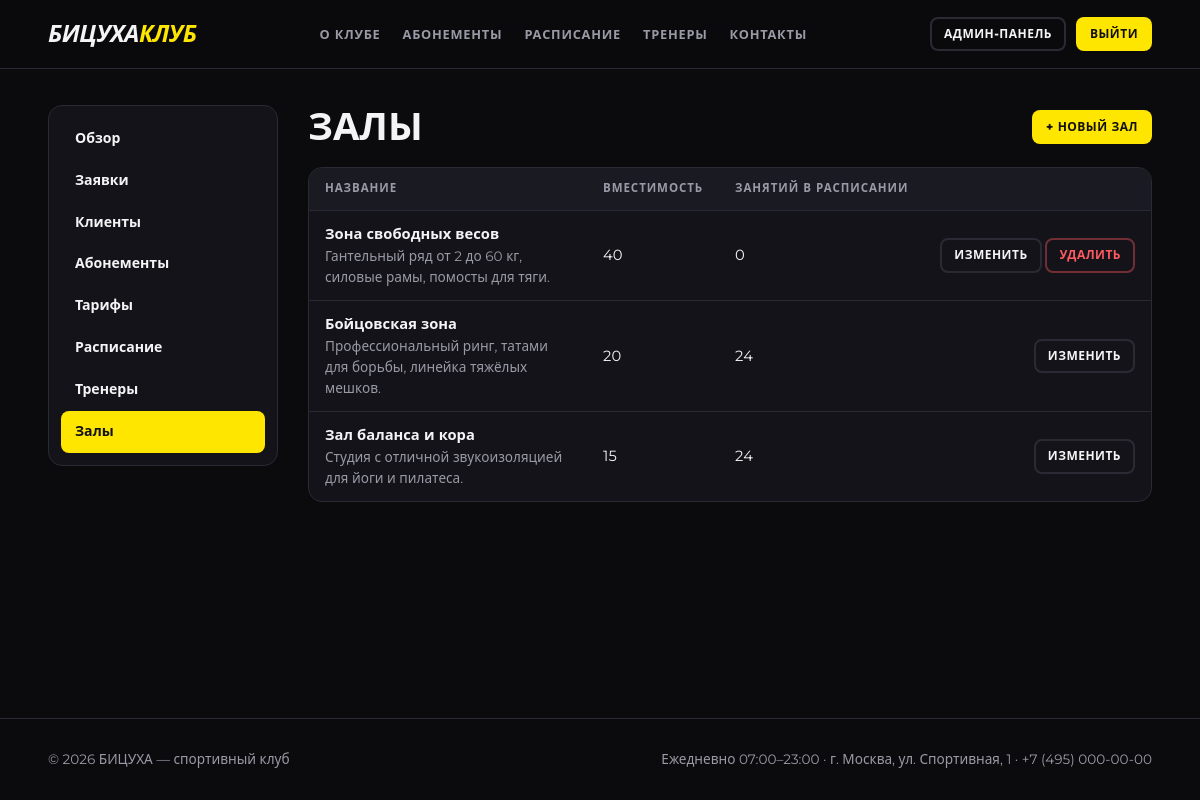
Screenshot of /admin/halls (signed in) with the database file from the repository.
### tables this page shows
CREATE TABLE halls (
    id          INTEGER PRIMARY KEY AUTOINCREMENT,
    name        TEXT    NOT NULL UNIQUE,
    description TEXT,
    capacity    INTEGER NOT NULL CHECK (capacity > 0)
);

### admin.py (the view)
@bp.route("/halls")
def halls():
    rows = q_all("SELECT h.*, (SELECT COUNT(*) FROM classes c WHERE c.hall_id=h.id) AS used "
                 "FROM halls h ORDER BY h.id")
    return render_template("admin/halls.html", rows=rows)

### admin.py (called while the page is built)
@bp.before_request
@role_required("admin")
def _only_admin():
    return None

@bp.context_processor
def _badges():
    return dict(
        badge_apps=q_val("SELECT COUNT(*) FROM applications WHERE status='new'"),
        badge_pay=q_val("SELECT COUNT(*) FROM subscriptions s JOIN payments p ON p.subscription_id=s.id "
                        "WHERE s.status='pending' AND p.status='pending'"))

### app.py (called while the page is built)
@app.context_processor
def inject_globals():
    return dict(csrf_token=csrf_token, CLUB_NAME=CLUB_NAME, SUB_STATUS=SUB_STATUS,
                PAY_STATUS=PAY_STATUS, PAY_METHOD=PAY_METHOD, ROLE_NAME=ROLE_NAME,
                today_iso=date.today().isoformat())

@app.before_request
def before_request():
    logic.refresh_statuses()
    load_user()
    check_csrf()

@app.after_request
def security_headers(resp):
    resp.headers.setdefault("X-Content-Type-Options", "nosniff")
    resp.headers.setdefault("X-Frame-Options", "DENY")
    resp.headers.setdefault("Referrer-Policy", "same-origin")
    return resp

### auth.py (called while the page is built)
def load_user():
    g.user = None
    uid = session.get("uid")
    if not uid:
        return
    user = q_one(
        "SELECT u.id, u.email, u.role, u.is_active, "
        "       COALESCE(c.full_name, e.full_name) AS name, "
        "       c.id AS client_id, e.id AS employee_id "
        "FROM users u "
        "LEFT JOIN clients c ON c.user_id = u.id "
        "LEFT JOIN employees e ON e.user_id = u.id "
        "WHERE u.id = ?", (uid,))
    if user and user["is_active"]:
        g.user = user
    else:
        session.clear()

def role_required(*roles):
    def decorator(view):
        @wraps(view)
        def wrapper(*args, **kwargs):
            if g.user is None:
                flash("Войдите в аккаунт, чтобы продолжить.", "error")
                nxt = request.path if request.method == "GET" else None
                return redirect(url_for("login", next=nxt))
            if roles and g.user["role"] not in roles:
                abort(403)
            return view(*args, **kwargs)
        return wrapper
    return decorator

def csrf_token():
    if "_csrf" not in session:
        session["_csrf"] = secrets.token_hex(16)
    return session["_csrf"]

def check_csrf():
    if request.method == "POST":
        sent = request.form.get("_csrf", "")
        if not sent or not secrets.compare_digest(sent, session.get("_csrf", "")):
            abort(400, "Сессия формы устарела. Обновите страницу и повторите.")

### logic.py (called while the page is built)
def today():
    return date.today()

### templates/admin/halls.html
{% extends 'admin/base.html' %}
{% block admin %}
<div class="toolbar"><h1 class="page-title" style="margin:0">Залы</h1>
  <a class="btn btn-primary btn-sm" href="{{ url_for('admin.hall_new') }}">+ Новый зал</a></div>
<div class="table-wrap"><table>
  <thead><tr><th>Название</th><th>Вместимость</th><th>Занятий в расписании</th><th></th></tr></thead><tbody>
  {% for h in rows %}
    <tr><td><b>{{ h.name }}</b><div class="muted small">{{ h.description or '' }}</div></td><td>{{ h.capacity }}</td><td>{{ h.used }}</td>
      <td class="actions"><a class="btn btn-ghost btn-sm" href="{{ url_for('admin.hall_edit', hall_id=h.id) }}">Изменить</a>
        {% if not h.used %}<form method="post" action="{{ url_for('admin.hall_delete', hall_id=h.id) }}" data-confirm="Удалить зал?">
          <input type="hidden" name="_csrf" value="{{ csrf_token() }}"><button class="btn btn-danger btn-sm">Удалить</button></form>{% endif %}</td></tr>
  {% else %}<tr><td colspan="4" class="empty">Залов нет.</td></tr>{% endfor %}
</tbody></table></div>
{% endblock %}

### static/css/style.css (style rules this page uses)
:root { --bg: #0b0b0e; --surface: #131319; --surface-2: #1a1a22; --line: #2a2a35; --accent: #ffe600; --accent-ink: #111; --text: #f4f4f6; --muted: #9a9aa6; --ok: #3ddc84; --warn: #ffb020; --err: #ff5a5f; --radius: 14px; }
* { box-sizing: border-box; margin: 0; padding: 0; }
html { scroll-behavior: smooth; scroll-padding-top: 80px; }
body { font-family: 'Montserrat', system-ui, -apple-system, 'Segoe UI', Roboto, Arial, sans-serif; background: var(--bg); color: var(--text); line-height: 1.55; min-height: 100vh; display: flex; flex-direction: column; }
a { color: var(--accent); text-decoration: none; }
h1, h2, h3, h4 { line-height: 1.15; font-weight: 800; }
.muted { color: var(--muted); }
.small { font-size: .85rem; }
.btn { display: inline-block; border: 2px solid transparent; border-radius: 10px; cursor: pointer; padding: 11px 22px; font: inherit; font-weight: 800; font-size: .9rem; text-transform: uppercase; letter-spacing: .04em; transition: transform .1s, background .2s, border-color .2s; text-align: center; }
.btn-primary { background: var(--accent); color: var(--accent-ink); }
.btn-ghost { background: transparent; color: var(--text); border-color: var(--line); }
.btn-danger { background: transparent; color: var(--err); border-color: rgba(255,90,95,.4); }
.btn-sm { padding: 6px 12px; font-size: .75rem; border-radius: 8px; }
.table-wrap { overflow-x: auto; border: 1px solid var(--line); border-radius: var(--radius); background: var(--surface); }
table { width: 100%; border-collapse: collapse; font-size: .92rem; }
th, td { padding: 12px 16px; text-align: left; border-bottom: 1px solid var(--line); vertical-align: middle; }
th { background: var(--surface-2); font-size: .72rem; text-transform: uppercase; letter-spacing: .08em; color: var(--muted); white-space: nowrap; }
tr:last-child td { border-bottom: 0; }
td.actions { white-space: nowrap; text-align: right; }
td.actions form, .inline { display: inline; }
.page-title { font-size: clamp(1.7rem, 4vw, 2.4rem); text-transform: uppercase; margin-bottom: 8px; }
.toolbar { display: flex; justify-content: space-between; align-items: center; gap: 14px; flex-wrap: wrap; margin-bottom: 18px; }

### rows the page displays
halls: name "Зона свободных весов", description "Гантельный ряд от 2 до 60 кг, силовые рамы, помосты для тяги.", capacity "40", used "0"
halls: name "Бойцовская зона", description "Профессиональный ринг, татами для борьбы, линейка тяжёлых мешков.", capacity "20", used "24"
halls: name "Зал баланса и кора", description "Студия с отличной звукоизоляцией для йоги и пилатеса.", capacity "15", used "24"

### other values shown
{{ CLUB_NAME }} "БИЦУХА"
